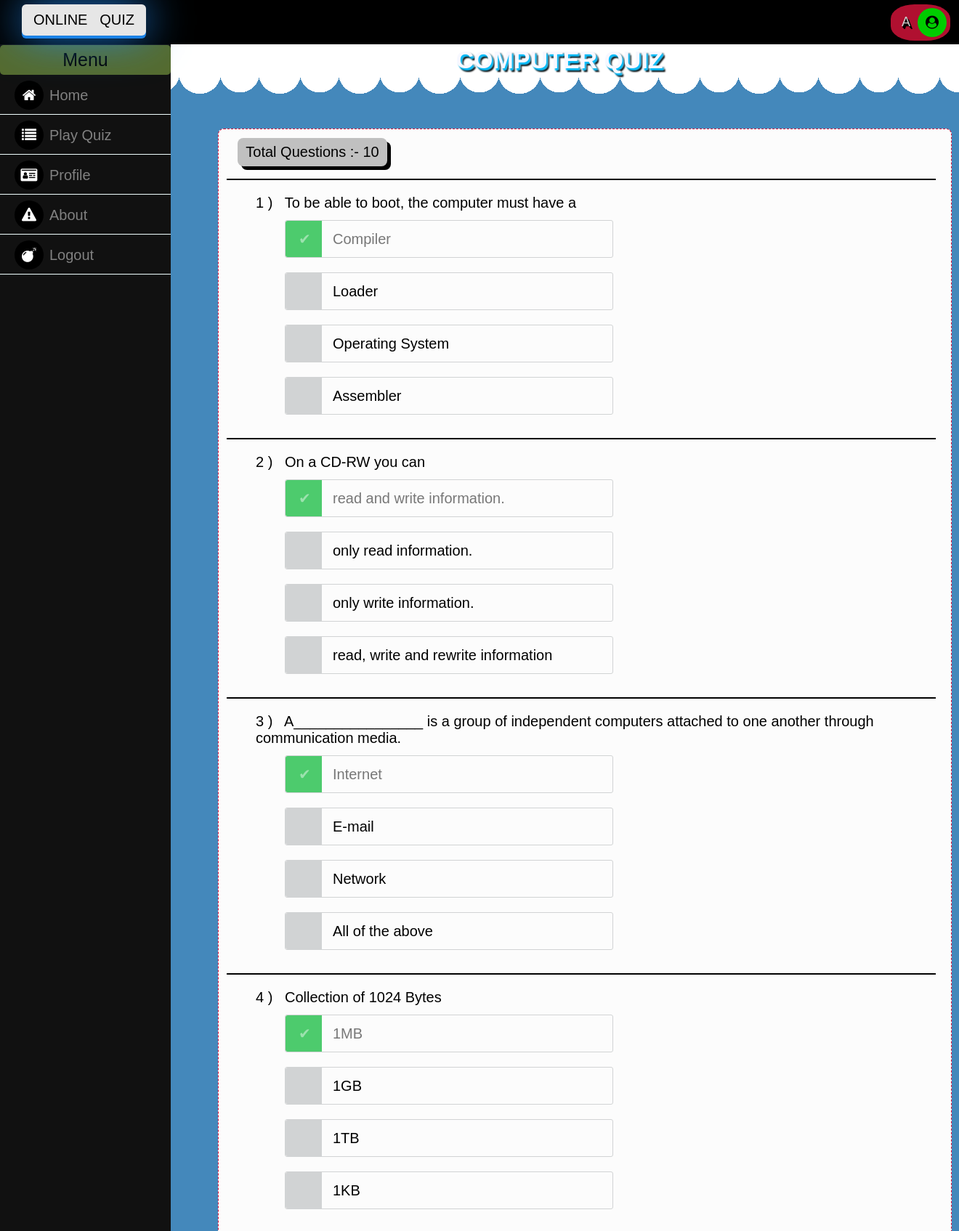
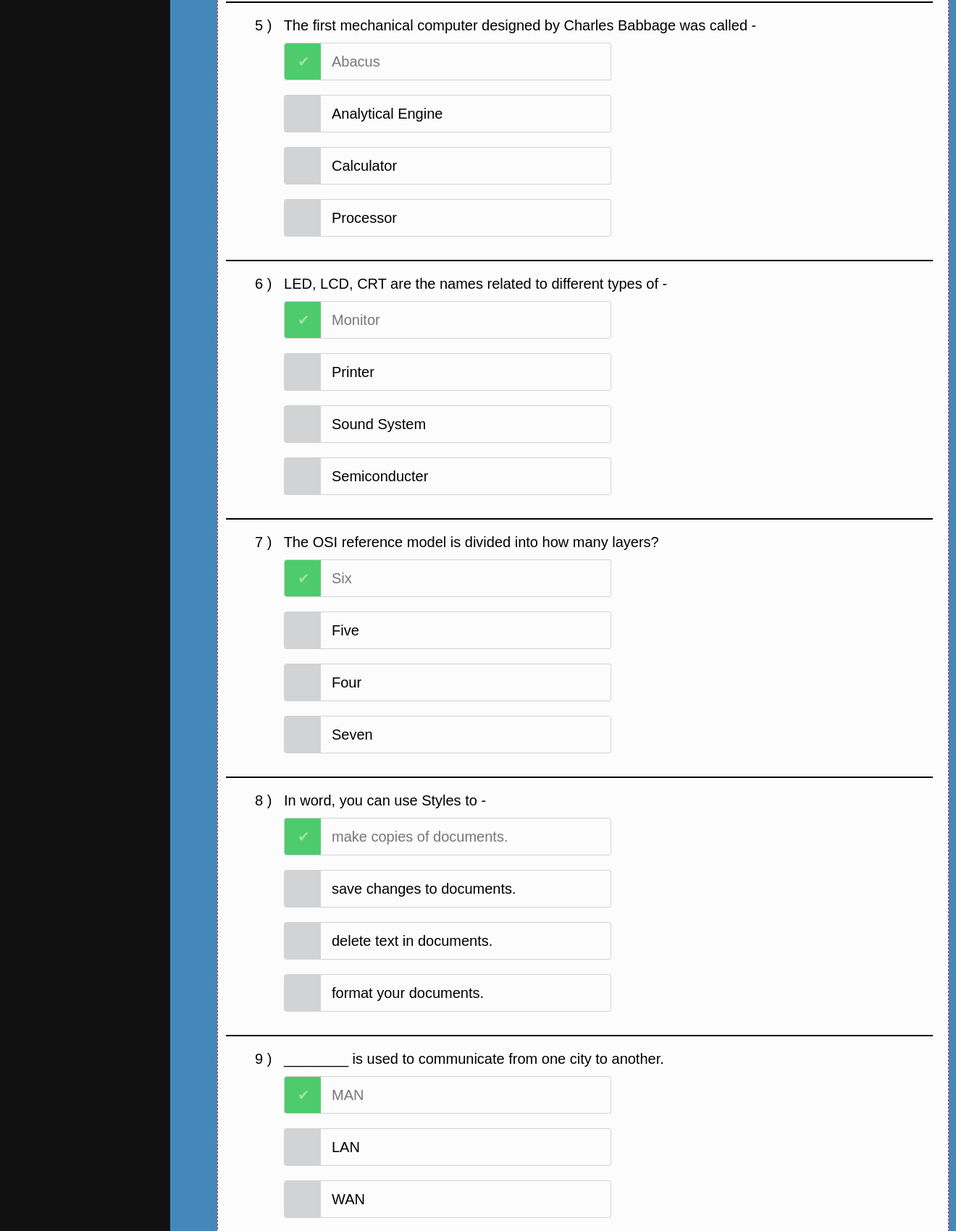
The page /display.php?sid=12 (signed in, upper part) on the database its author committed (2 pictures, top to bottom).
### tables this page shows
CREATE TABLE `subject` (
  `subid` int(11) NOT NULL,
  `subname` varchar(200) DEFAULT NULL,
  `duration` int(45) DEFAULT NULL,
  `state` tinyint(4) DEFAULT NULL
);

CREATE TABLE `questions` (
  `questid` int(11) NOT NULL,
  `subject_subid` int(11) NOT NULL,
  `quest` varchar(255) DEFAULT NULL,
  `option1` varchar(200) NOT NULL,
  `option2` varchar(200) NOT NULL,
  `option3` varchar(200) NOT NULL,
  `option4` varchar(200) NOT NULL
);

### display.php (the view, shortened to what this page needs)
<?php
if(!isset($_SESSION["sees_user"]))  {
    header("location:index.php");
} else {
?>
<!doctype html>
<html>
<head>
<link rel="stylesheet" href="css/display1.css">
<link rel="stylesheet" href="https://maxcdn.bootstrapcdn.com/font-awesome/4.7.0/css/font-awesome.min.css">
</head>
<body>
<div class="menu">
	<div class="menubar">
		<p>Menu</p>
	</div class="navbar">
		<a href="home.php" class="linkref"><i class="fa fa-home" aria-hidden="true"></i>Home</a>
		<a href="categories.php" class="linkref"><i class="fa fa-list" aria-hidden="true"></i>Play Quiz</a>
		<a href="profile.php" class="linkref"><i class="fa fa-id-card" aria-hidden="true"></i>Profile</a>
		<a href="about.php" class="linkref"><i class="fa fa-exclamation-triangle" aria-hidden="true"></i>About</a>
		<a href="logout.php" class="linkref"><i class="fa fa-bomb" aria-hidden="true"></i>Logout</a>
</div>
<div class="nav" id="sticky">
	<span id="logo">Online&nbsp&nbsp&nbspQuiz</span>
	<span class="user"><span class="seeuser"><?=$_SESSION['sees_user'];?></span><i class="fa fa-user-circle" aria-hidden="true"></i></span>
</div>
<div class="main">
	 <?php
        $con=mysqli_connect('localhost','root','') or die(mysql_error());
        mysqli_select_db($con,'quiz') or die("cannot select DB");
        if(isset($_GET['sid'])) {
        	$id=$_GET['sid'];
            $query=mysqli_query($con,"SELECT * FROM subject");
        }
        while ($row=mysqli_fetch_array($query)) {
            if ($id==$row['subid']) {
?>
<div class="head">
	<?php echo $row['subname']; ?> Quiz
</div>
<?php
}
}
?>
<div class="content">
	<table>
	 <?php
        $con=mysqli_connect('localhost','root','') or die(mysql_error());
        mysqli_select_db($con,'quiz') or die("cannot select DB");
        echo "<tr>
	<td><span class='qno'>Total Questions :- 10</span></td></tr>";
            $get=mysqli_query($con,"SELECT * FROM questions WHERE subject_subid='$id' ORDER BY RAND() LIMIT 10");
        $questno=0;
echo"<form action='action.php?sid=".$id."' method='POST'>";
        $count=0;
        while ($row=mysqli_fetch_array($get)) {
        $quest=$row['quest'];
        $opt1=$row['option1'];
        $opt2=$row['option2'];
        $opt3=$row['option3'];
        $opt4=$row['option4'];
$questno++;
echo"<tr>
	<td><span class='txt'> $questno ) &nbsp $quest</span></td>
</tr>";
$count=$count+1;
echo"<tr>";
	echo"<td><div class='select'>
<input type='radio' name='radio".$questno."' id='radio".$count."' value='".$opt1."' class='radio'  checked/>
<label for='radio".$count."'>$opt1</label>
</div>";
$count=$count+1;
echo"<div class='select'>
<input type='radio' name='radio".$questno."' id='radio".$count."' value='".$opt2."' class='radio'/>
<label for='radio".$count."'>$opt2</label>
</div>";
$count=$count+1;
echo"<div class='select'>
<input type='radio' name='radio".$questno."' id='radio".$count."' value='".$opt3."' class='radio'/>
<label for='radio".$count."'>$opt3</label>
</div>";
$count=$count+1;
echo"<div class='select'>
<input type='radio' name='radio".$questno."' id='radio".$count."' value='".$opt4."' class='radio'/>
<label for='radio".$count."'>$opt4</label>
</div>";
echo"</td>";
echo"</tr>";
	}
	?>
</div>
</div>
</body>
</html>
<?php
}
?>

### css/display1.css (style rules this page uses)
body { margin: 0px; border: 0px; font-family: Arial, Helvetica, sans-serif; font-size: 17px; background: linear-gradient(#ffffff 50%, rgba(255,255,255,0) 0) 0 0, radial-gradient(circle closest-side, #FFFFFF 53%, rgba(255,255,255,0) 0) 0 0, radial-gradient(circle closest-side, #FFFFFF 50%, rgba(255,255,255,0) 0) 55px 0 #48B; background-size:110px 200px; background-repeat:repeat-x; }
.menu { color: #fff; height: 100%; width: 235px; position: fixed; z-index: 1; top: 0px; left: 0px; background-color: #111; overflow-x: hidden; font-family: sans-serif; font-size: 18px; }
.menu .fa { background-color: #000; color: #fff; width: 40px; height: 40px; text-align: center; line-height: 40px; border-radius: 50%; margin-right: 8px; }
.menubar p { font-size: 25px; color: #000; padding: 6px 0px 6px 0px; width: 100%; text-align: center; border-radius: 5px; margin-top: 62px; background-color: #556b2f; margin-bottom: 2px; }
.menu a { padding: 6px 0px 6px 20px; text-decoration: none; font-size: 20px; color: #818181; display: block; border: none; background: none; width: 92%; text-align: left; cursor: pointer; outline: none; border-bottom: solid 1px #f0ffff; margin-bottom: 2px; }
.nav { height: 61px; background-color: #000; }
#sticky { position: fixed; top: 0; z-index: 100; width: 100%; }
#logo { text-transform: uppercase; background-color: #fff; color: #000; padding: 10px 16px ; border-radius: 6px; font-family: arial; font-size: 20px; mix-blend-mode: screen; box-shadow: 0 4px #1e90ff, 0 0 60px #1e90ff; opacity: 0.9; margin-left: 30px; }
.user { color: #fff; font-family: sans-serif; font-size: 18px; float: right; color: #fff; padding: 5px; border-radius: 40%; background-color: #dc143c; opacity: 0.8; margin-right: 12px; }
.user .fa { background-color: #00ff00; color: #000; width: 40px; height: 40px; text-align: center; line-height: 40px; border-radius: 50%; }
.seeuser { margin-right: 10px; text-transform: uppercase; margin-top: 9px; text-shadow: 1px 2px 0px #000, 2px 3px 0px #000, 3px 4px 0px #000; }
span { float: left; margin: 6px 0px 0px 10px; }
.main { margin-left: 300px; margin-right: 80px; font-size: 20px; margin-top:63px; margin-bottom: 2px }
.head { font-size: 34px; color: #f8f8ff; font-weight: 700; text-align: center; margin-bottom: 75px; text-shadow: 2px 3px 2px #00bfff, 3px 2px 2px #999, 4px 5px 2px #000; text-transform: uppercase; }
table { width: 100%; margin-left: 0px; }
table, th, td { border-collapse: collapse; padding: 10px 0 10 0; }
.content { width: 1008px; height: auto; margin-top: 20px; background-color: #fcfcfc; outline: 1px solid #2f4f4f; outline-style: span; padding-top: 5px; padding-bottom: 40px; margin-bottom: 80px; border-radius: 8px; outline: none; border-style: dashed; border-color: #dc143c; border-width: 1.2px; }
.qno { margin-left: 25px; margin-bottom: -5px; width: 190px; height: auto; padding: 8px; text-align: center; border-radius: 8px; background-color: #c0c0c0; box-shadow: 5px 5px #000; }
.txt { padding-left: 40px; margin-top: 20px; border-top: solid 2px; padding-top: 20px; width: 93%; }
.select { clear: both; margin: 0 90px; }
label { width: 450px; border-radius: 3px; border: 1px solid #D1D3D4 }
input.radio:empty ~ label { position: relative; float: left; line-height: 2.5em; text-indent: 3.25em; margin-top: 10px; margin-bottom: 10px; cursor: pointer; -webkit-user-select: none; -moz-user-select: none; -ms-user-select: none; user-select: none; }
input.radio:empty ~ label:before { position: absolute; display: block; top: 0; bottom: 0; left: 0; content: ''; width: 2.5em; background: #D1D3D4; border-radius: 3px 0 0 3px; }
input.radio:checked ~ label:before { content:'\2714'; text-indent: .9em; color: #9CE2AE; background-color: #4DCB6D; }
input.radio:checked ~ label { color: #777; }

### rows shown on the page
subject: subname "COMPUTER"
questions: quest "To be able to boot, the computer must have a", option1 "Compiler", option2 "Loader", option3 "Operating System", option4 "Assembler"
questions: quest "On a CD-RW you can", option1 "read and write information.", option2 "only read information.", option3 "only write information.", option4 "read, write and rewrite information"
questions: quest "A________________ is a group of independent computers attached to one another through communication media.", option1 "Internet", option2 "E-mail", option3 "Network", option4 "All of the above"
questions: quest "Collection of 1024 Bytes", option1 "1MB", option2 "1GB", option3 "1TB", option4 "1KB"
questions: quest "The first mechanical computer designed by Charles Babbage was called -", option1 "Abacus", option2 "Analytical Engine", option3 "Calculator", option4 "Processor"
questions: quest "LED, LCD, CRT are the names related to different types of -", option1 "Monitor", option2 "Printer", option3 "Sound System", option4 "Semiconducter"
questions: quest "The OSI reference model is divided into how many layers?", option1 "Six", option2 "Five", option3 "Four", option4 "Seven"
questions: quest "In word, you can use Styles to -", option1 "make copies of documents.", option2 "save changes to documents.", option3 "delete text in documents.", option4 "format your documents."
questions: quest "________ is used to communicate from one city to another.", option1 "MAN", option2 "LAN", option3 "WAN"

### other values the page prints
$_SESSION['sees_user'] "A"
